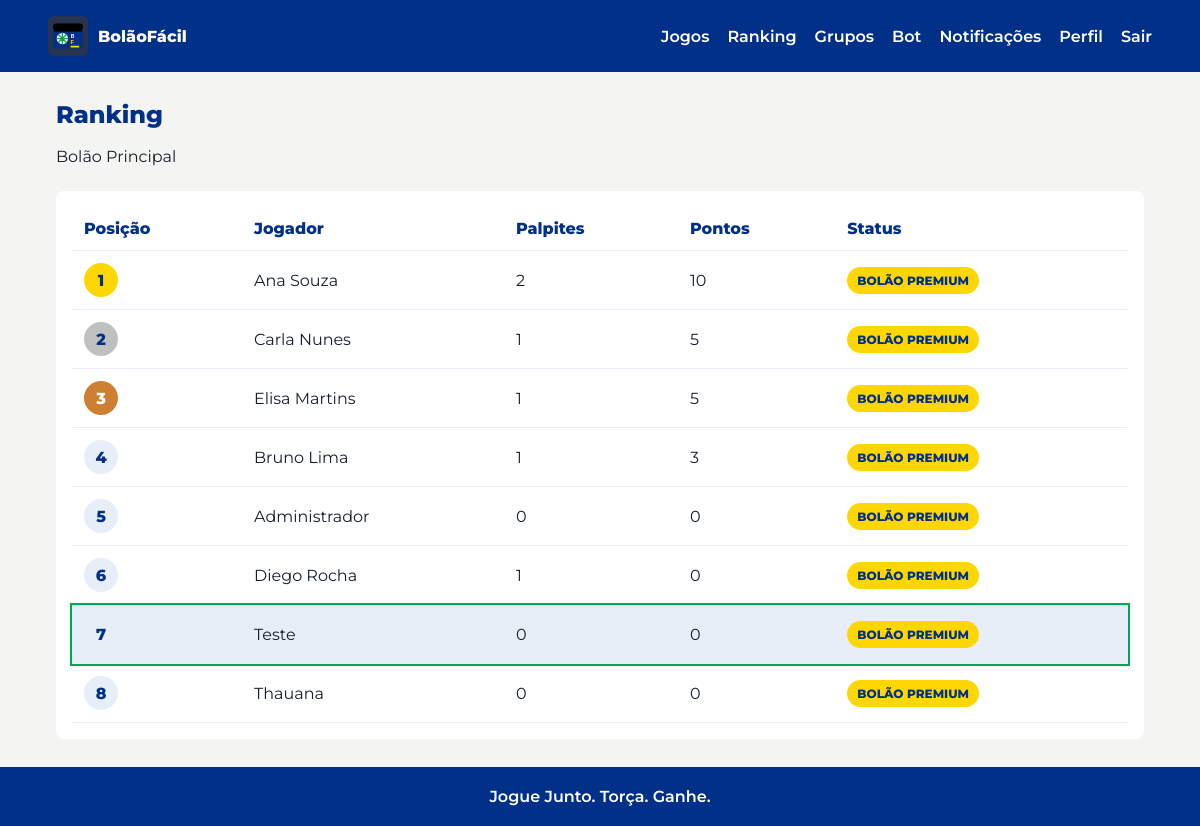
Page /ranking/ (signed in) on the committed database.
### tables this page shows
CREATE TABLE pools (
    id INTEGER PRIMARY KEY AUTOINCREMENT,
    name TEXT NOT NULL,
    description TEXT,
    created_by INTEGER NOT NULL,
    created_at TEXT NOT NULL DEFAULT CURRENT_TIMESTAMP,
    FOREIGN KEY (created_by) REFERENCES users(id) ON DELETE CASCADE
);

CREATE TABLE users (
    id INTEGER PRIMARY KEY AUTOINCREMENT,
    name TEXT NOT NULL,
    email TEXT NOT NULL UNIQUE,
    whatsapp_phone TEXT,
    password_hash TEXT NOT NULL,
    created_at TEXT NOT NULL DEFAULT CURRENT_TIMESTAMP
, role TEXT NOT NULL DEFAULT 'user', notifications_enabled INTEGER NOT NULL DEFAULT 1);

### controllers/ranking_controller.py (the view)
@ranking_bp.route("/")
@login_required
def index():
    pool = Pool.get_default()
    ranking = Score.get_ranking(pool["id"]) if pool else []
    return render_template("ranking/index.html", pool=pool, ranking=ranking)

### app.py (called while the page is built)
def get_db():
    if "db" not in g:
        database_url = current_app_config()["DATABASE_URL"]
        database_path = Path(database_url)
        database_path.parent.mkdir(parents=True, exist_ok=True)
        g.db = sqlite3.connect(database_path)
        g.db.row_factory = sqlite3.Row
        g.db.execute("PRAGMA foreign_keys = ON")
    return g.db

def current_app_config():
    from flask import current_app
    return current_app.config

@login_manager.user_loader
def load_user(user_id):
    return User.get_by_id(user_id)

### models/score.py (called while the page is built)
def _db():
    from app import get_db
    return get_db()

    @staticmethod
    def get_ranking(pool_id):
        return _db().execute(
            """
            SELECT users.id AS user_id,
                   users.name,
                   users.email,
                   COALESCE(scores.total_points, 0) AS total_points,
                   COUNT(bets.id) AS bets_count
              FROM pool_members
              JOIN users ON users.id = pool_members.user_id
              LEFT JOIN scores ON scores.user_id = users.id AND scores.pool_id = pool_members.pool_id
              LEFT JOIN games ON games.pool_id = pool_members.pool_id
              LEFT JOIN bets ON bets.user_id = users.id AND bets.game_id = games.id
             WHERE pool_members.pool_id = ?
             GROUP BY users.id, users.name, users.email, scores.total_points
             ORDER BY total_points DESC, users.name ASC
            """,
            (pool_id,),
        ).fetchall()

### models/user.py (called while the page is built)
def _db():
    from app import get_db
    return get_db()

    @property
    def is_admin(self):
        return self.role == "admin"

    @classmethod
    def from_row(cls, row):
        if row is None:
            return None
        return cls(
            id=row["id"],
            name=row["name"],
            email=row["email"],
            whatsapp_phone=row["whatsapp_phone"],
            password_hash=row["password_hash"],
            created_at=row["created_at"],
            role=row["role"] if "role" in row.keys() else "user",
            notifications_enabled=row["notifications_enabled"] if "notifications_enabled" in row.keys() else 1,
        )

    @staticmethod
    def get_by_id(user_id):
        row = _db().execute("SELECT * FROM users WHERE id = ?", (user_id,)).fetchone()
        return User.from_row(row)

    @staticmethod
    def get_default():
        return _db().execute("SELECT * FROM pools ORDER BY id LIMIT 1").fetchone()

### templates/ranking/index.html (shortened to what this page needs)
{% extends "base.html" %}
{% block styles %}
<link rel="stylesheet" href="{{ url_for('static', filename='css/ranking.css') }}">
{% endblock %}
{% block content %}
<section class="content-head">
  <h1>Ranking</h1>
  <p>{{ pool.name if pool else "Bolão Principal" }}</p>
</section>
<section class="ranking-wrap">
  <table class="ranking-table" data-current-user-id="{{ current_user.id }}">
    <thead><tr><th>Posição</th><th>Jogador</th><th>Palpites</th><th>Pontos</th><th>Status</th></tr></thead>
    <tbody>
      {% for row in ranking %}
        <tr data-user-id="{{ row.user_id }}">
          <td><span class="rank-badge rank-{{ loop.index }}">{{ loop.index }}</span></td>
          <td>{{ row.name }}</td>
          <td>{{ row.bets_count }}</td>
          <td>{{ row.total_points }}</td>
          <td><span class="ranking-status status-premium">Bolão Premium</span></td>
        </tr>
      {% else %}
        <tr><td colspan="5">Ranking vazio.</td></tr>
      {% endfor %}
    </tbody>
  </table>
</section>
{% endblock %}

### static/css/main.css (style rules this page uses)
:root { --green: #00A651; --green-dark: #007A3D; --yellow: #FFD700; --blue-dark: #003087; --blue: #1A55A0; --blue-light: #E8EEF8; --gray-light: #F4F4F2; --gray-dark: #9B9B9B; --white: #FFFFFF; --ink: #17202A; }
* { box-sizing: border-box; }
body { margin: 0; background: var(--gray-light); color: var(--ink); font-family: "Montserrat", Arial, sans-serif; }
h1, h2 { color: var(--blue-dark); font-weight: 800; margin: 0 0 10px; }
p { line-height: 1.5; }
.content-head { margin-bottom: 22px; }
table { border-collapse: collapse; width: 100%; }
th, td { border-bottom: 1px solid var(--blue-light); padding: 12px; text-align: left; }
th { color: var(--blue-dark); font-weight: 800; }

### static/css/ranking.css (style rules this page uses)
:root { --gold: #FFD700; --silver: #C0C0C0; --bronze: #CD7F32; }
.ranking-wrap { background: var(--white); border-radius: 8px; overflow-x: auto; padding: 16px; }
.ranking-table tr.current-user { background: var(--blue-light); outline: 2px solid var(--green); }
.rank-badge { align-items: center; background: var(--blue-light); border-radius: 999px; color: var(--blue-dark); display: inline-flex; font-weight: 800; height: 34px; justify-content: center; min-width: 34px; }
.rank-1 { background: var(--gold); color: var(--blue-dark); }
.rank-2 { background: var(--silver); color: var(--blue-dark); }
.rank-3 { background: var(--bronze); color: var(--white); }
.ranking-status { border-radius: 999px; color: var(--white); display: inline-block; font-size: 0.75rem; font-weight: 800; padding: 6px 10px; text-transform: uppercase; }
.status-premium { background: var(--yellow); color: var(--blue-dark); }

### rows in the picture
pools: name "Bolão Principal"
users: name "Ana Souza", bets_count "2", total_points "10"
users: name "Carla Nunes", bets_count "1", total_points "5"
users: name "Elisa Martins", bets_count "1", total_points "5"
users: name "Bruno Lima", bets_count "1", total_points "3"
users: name "Administrador", bets_count "0", total_points "0"
users: name "Diego Rocha", bets_count "1", total_points "0"
users: name "Teste", bets_count "0", total_points "0"
users: name "Thauana", bets_count "0", total_points "0"

### other values in the picture
{{ brand_name }} "BolãoFácil"
{{ brand_slogan }} "Jogue Junto. Torça. Ganhe."
